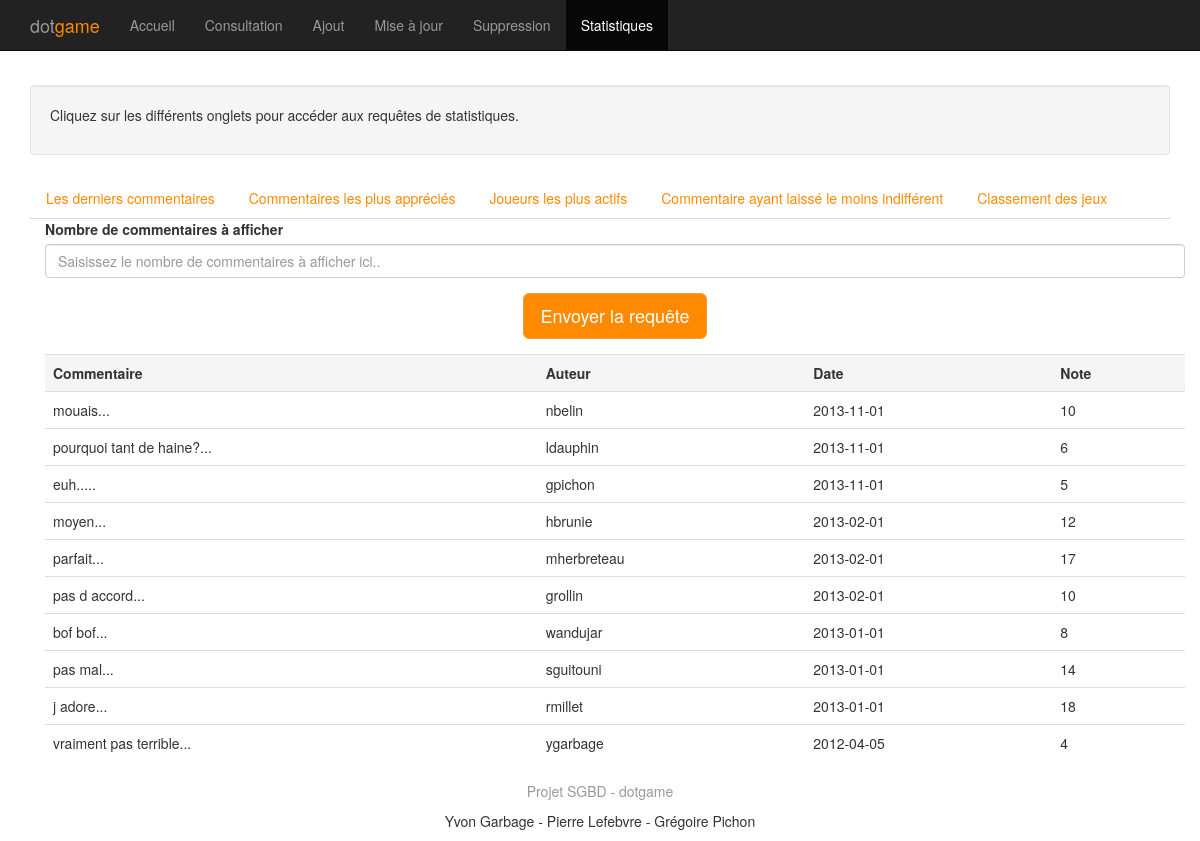
Page /site/index.php?action=statistiques on the committed database.
### tables this page shows
CREATE TABLE commentaire (
  idCommentaire   int NOT NULL AUTO_INCREMENT,
  note            int NOT NULL,
  commentaire     VARCHAR(140) NOT NULL,
  dateCommentaire date,
  pseudo          VARCHAR(32)  NOT NULL,
  idJeu           int,
  idPlateforme    int,
  CONSTRAINT pk_commentaire PRIMARY KEY(idCommentaire)
);

### site/php/base.php (called while the page is built, shortened)
<?php
function tab_class($current_page, $link_page){
  if(empty($current_page) || ($current_page == $link_page)){
    return "class=\"active\"";
  }
}
?>

### site/php/stats.php (called while the page is built, shortened)
<?php
function get_last_comments($nb_comments) {
  $nb_comments = ($nb_comments <= 0) ? 1:$nb_comments;
  $query = "SELECT * FROM commentaire ORDER BY commentaire.dateCommentaire DESC LIMIT $nb_comments";
  $result = mysql_query($query) or die(mysql_error());
  return $result;
}
?>

### site/statistiques.php (the view, shortened to what this page needs)
<div class="container">
  <div class="well top-message">
    <p>Cliquez sur les différents onglets pour accéder aux requêtes de statistiques.</p>
  </div>
  <ul class="nav nav-tabs" id="myTab">
    <li><a href="#consultation1" data-toggle="tab">Les derniers commentaires</a></li>
    <li><a href="#consultation2" data-toggle="tab">Commentaires les plus appréciés</a></li>
    <li><a href="#consultation3" data-toggle="tab">Joueurs les plus actifs</a></li>
    <li><a href="#consultation4" data-toggle="tab">Commentaire ayant laissé le moins indifférent</a></li>
    <li><a href="#consultation5" data-toggle="tab">Classement des jeux</a></li>
  </ul>
  <div class="tab-content">
    <div class="tab-pane active" id="consultation1">
      <div class="container">
	<form action="index.php?action=statistiques" method="post">
  	  <div class="form-group">
  	    <label for="nbCommentaires">Nombre de commentaires à afficher</label>
	    <input type="number" min="0" step="5" name="nbCommentaires" id="nbCommentaires" class="form-control" placeholder="Saisissez le nombre de commentaires à afficher ici.."/>
  	  </div>
  	  <div class="form-group text-center">
	    <input type="submit" class="btn btn-warning btn-lg" id="btn-statistiques1" value="Envoyer la requête">
  	  </div>
	</form>
	<?php
	$comments = get_last_comments($nb_comments);
	echo "<table class=\"table table-hover\">";
	echo "<tr class=\"active\"><th>Commentaire</th><th>Auteur</th><th>Date</th><th>Note</th></tr>";
	while($att = mysql_fetch_array($comments)){
	  $id = $att["idCommentaire"];
	  $mark = $att["note"];
	  $author = $att["pseudo"];
	  $date = $att["dateCommentaire"];
	  $comment = substr($att["commentaire"], 0, 100)."...";
	  echo "<tr id=\"comment$id\">
        <td>$comment</td><td>$author</td><td>$date</td><td>$mark</td></tr>";
	}
	echo "</table>";?>
      </div>
    </div>
  </div>
</div>

### site/index.php (shortened to what this page needs)
<?php
$pages = array("accueil", "ajout", "consultation", "maj", "suppression", "statistiques");
if(isset($_GET["action"])){
  if(!in_array($_GET["action"], $pages))
    $page = "accueil";
  else
    $page = $_GET["action"];
  $current_page = $page;
  $page = $page.".php";
}
else{
  $current_page = "accueil";
  $page = "accueil.php";
}
$nb_comments = 10;
?>
<!DOCTYPE html>
<html lang="fr">
  <head>
    <link href="bootstrap/css/bootstrap.css" rel="stylesheet">
    <link href="css/style.css" rel="stylesheet">
  </head>
  <body>
    <div class="navbar navbar-inverse navbar-fixed-top" role="navigation">
      <div class="container">
        <div class="navbar-header">
          <a class="navbar-brand" href="index.php">dot<span class="game">game</span></a>
        </div>
        <div class="navbar-collapse collapse">
          <ul class="nav navbar-nav">
            <li <?php echo tab_class($current_page, "accueil");?> > <a href="index.php?action=">Accueil</a></li>
            <li <?php echo tab_class($current_page, "consultation");?> > <a href="index.php?action=consultation">Consultation</a></li>
            <li <?php echo tab_class($current_page, "ajout");?> > <a href="index.php?action=ajout">Ajout</a></li>
            <li <?php echo tab_class($current_page, "maj");?> > <a href="index.php?action=maj">Mise à jour</a></li>
	    <li <?php echo tab_class($current_page, "suppression");?> > <a href="index.php?action=suppression">Suppression</a></li>
            <li <?php echo tab_class($current_page, "statistiques");?> > <a href="index.php?action=statistiques">Statistiques</a></li>
          </ul>
        </div>
      </div>
    </div>
    <?php require($page); ?>
    <div id="footer">
      <div class="container text-center">
        <p class="text-muted credit">Projet SGBD - dotgame</p>
        <p class="credit">Yvon Garbage - Pierre Lefebvre - Grégoire Pichon</p>
      </div>
    </div>
  </body>
</html>

### site/css/style.css (style rules this page uses)
div .top-message { margin: 64pt 0pt 16pt 0pt; }
.game { color: #ff8a00; }
a { color: #ff8a00; }

### rows in the picture
commentaire: commentaire "mouais...", pseudo "nbelin", dateCommentaire "2013-11-01", note "10"
commentaire: commentaire "pourquoi tant de haine?...", pseudo "ldauphin", dateCommentaire "2013-11-01", note "6"
commentaire: commentaire "euh.....", pseudo "gpichon", dateCommentaire "2013-11-01", note "5"
commentaire: commentaire "moyen...", pseudo "hbrunie", dateCommentaire "2013-02-01", note "12"
commentaire: commentaire "parfait...", pseudo "mherbreteau", dateCommentaire "2013-02-01", note "17"
commentaire: commentaire "pas d accord...", pseudo "grollin", dateCommentaire "2013-02-01", note "10"
commentaire: commentaire "bof bof...", pseudo "wandujar", dateCommentaire "2013-01-01", note "8"
commentaire: commentaire "pas mal...", pseudo "sguitouni", dateCommentaire "2013-01-01", note "14"
commentaire: commentaire "j adore...", pseudo "rmillet", dateCommentaire "2013-01-01", note "18"
commentaire: commentaire "vraiment pas terrible...", pseudo "ygarbage", dateCommentaire "2012-04-05", note "4"
